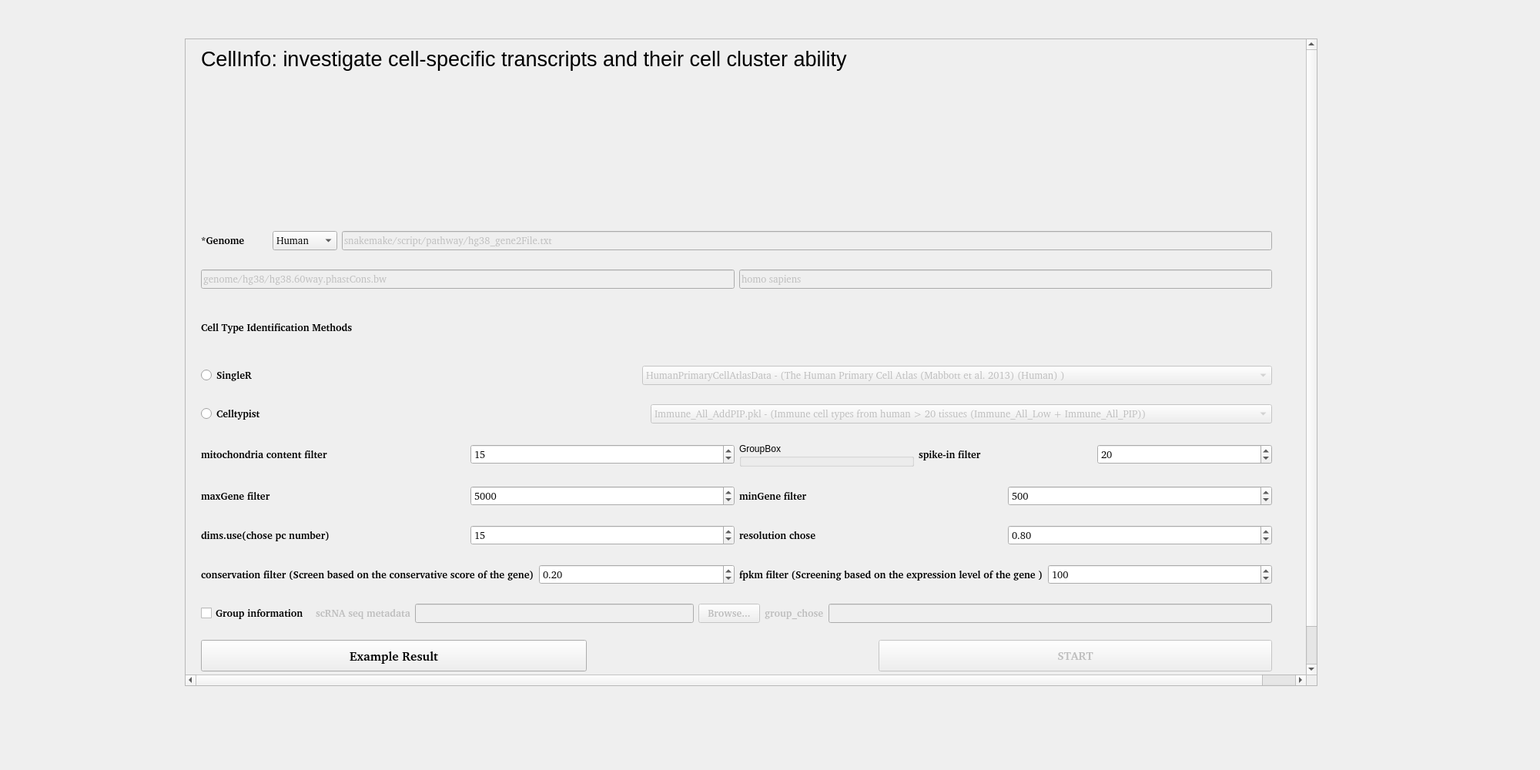
<?xml version="1.0" encoding="UTF-8"?>
<ui version="4.0">
 <class>DataAnalysis</class>
 <widget class="QWidget" name="DataAnalysis">
  <property name="geometry">
   <rect>
    <x>0</x>
    <y>0</y>
    <width>2000</width>
    <height>1000</height>
   </rect>
  </property>
  <property name="windowTitle">
   <string>Form</string>
  </property>
  <widget class="QScrollArea" name="scrollArea">
   <property name="geometry">
    <rect>
     <x>240</x>
     <y>50</y>
     <width>1471</width>
     <height>841</height>
    </rect>
   </property>
   <property name="widgetResizable">
    <bool>false</bool>
   </property>
   <widget class="QWidget" name="scrollAreaWidgetContents">
    <property name="geometry">
     <rect>
      <x>0</x>
      <y>0</y>
      <width>1500</width>
      <height>879</height>
     </rect>
    </property>
    <widget class="QLabel" name="label_3">
     <property name="geometry">
      <rect>
       <x>20</x>
       <y>0</y>
       <width>1061</width>
       <height>51</height>
      </rect>
     </property>
     <property name="font">
      <font>
       <pointsize>20</pointsize>
       <italic>false</italic>
      </font>
     </property>
     <property name="text">
      <string>CellInfo: investigate cell-specific transcripts and their cell cluster ability</string>
     </property>
    </widget>
    <widget class="QWidget" name="">
     <property name="geometry">
      <rect>
       <x>20</x>
       <y>230</y>
       <width>1391</width>
       <height>551</height>
      </rect>
     </property>
     <layout class="QVBoxLayout" name="verticalLayout">
      <item>
       <layout class="QHBoxLayout" name="horizontalLayout_6">
        <item>
         <layout class="QHBoxLayout" name="horizontalLayout_5">
          <item>
           <widget class="QLabel" name="label">
            <property name="font">
             <font>
              <family>Arial [TMC ]</family>
              <pointsize>10</pointsize>
              <weight>75</weight>
              <italic>false</italic>
              <bold>true</bold>
             </font>
            </property>
            <property name="text">
             <string>*Genome        </string>
            </property>
           </widget>
          </item>
          <item>
           <widget class="QComboBox" name="comboBox_genome">
            <property name="font">
             <font>
              <family>Arial [TMC ]</family>
              <pointsize>10</pointsize>
              <weight>50</weight>
              <italic>false</italic>
              <bold>false</bold>
             </font>
            </property>
            <property name="mouseTracking">
             <bool>false</bool>
            </property>
            <property name="editable">
             <bool>false</bool>
            </property>
            <property name="currentText">
             <string>Human</string>
            </property>
            <property name="currentIndex">
             <number>0</number>
            </property>
            <item>
             <property name="text">
              <string>Human</string>
             </property>
            </item>
            <item>
             <property name="text">
              <string>Mouse</string>
             </property>
            </item>
            <item>
             <property name="text">
              <string>Fly</string>
             </property>
            </item>
            <item>
             <property name="text">
              <string>Zebrafish</string>
             </property>
            </item>
           </widget>
          </item>
         </layout>
        </item>
        <item>
         <widget class="QLineEdit" name="line_pathway">
          <property name="enabled">
           <bool>false</bool>
          </property>
          <property name="font">
           <font>
            <family>Arial [TMC ]</family>
            <pointsize>10</pointsize>
            <italic>false</italic>
           </font>
          </property>
          <property name="text">
           <string>snakemake/script/pathway/hg38_gene2File.txt</string>
          </property>
         </widget>
        </item>
       </layout>
      </item>
      <item>
       <layout class="QHBoxLayout" name="horizontalLayout_2">
        <item>
         <widget class="QLineEdit" name="line_phsatCon">
          <property name="enabled">
           <bool>false</bool>
          </property>
          <property name="font">
           <font>
            <family>Arial [TMC ]</family>
            <pointsize>10</pointsize>
            <weight>50</weight>
            <italic>false</italic>
            <bold>false</bold>
           </font>
          </property>
          <property name="text">
           <string>genome/hg38/hg38.60way.phastCons.bw</string>
          </property>
         </widget>
        </item>
        <item>
         <widget class="QLineEdit" name="line_specie">
          <property name="enabled">
           <bool>false</bool>
          </property>
          <property name="font">
           <font>
            <family>Arial [TMC ]</family>
            <pointsize>10</pointsize>
            <weight>50</weight>
            <italic>false</italic>
            <bold>false</bold>
           </font>
          </property>
          <property name="text">
           <string>homo sapiens</string>
          </property>
         </widget>
        </item>
       </layout>
      </item>
      <item>
       <widget class="QLabel" name="label_8">
        <property name="maximumSize">
         <size>
          <width>1403</width>
          <height>50</height>
         </size>
        </property>
        <property name="font">
         <font>
          <family>Arial [TMC ]</family>
          <pointsize>10</pointsize>
          <weight>75</weight>
          <italic>false</italic>
          <bold>true</bold>
         </font>
        </property>
        <property name="text">
         <string>Cell Type Identification Methods</string>
        </property>
       </widget>
      </item>
      <item>
       <layout class="QHBoxLayout" name="horizontalLayout_21">
        <item>
         <widget class="QRadioButton" name="SingleR">
          <property name="font">
           <font>
            <family>Arial [TMC ]</family>
            <pointsize>10</pointsize>
            <weight>75</weight>
            <italic>false</italic>
            <bold>true</bold>
           </font>
          </property>
          <property name="text">
           <string>SingleR   </string>
          </property>
         </widget>
        </item>
        <item>
         <widget class="QComboBox" name="SingleR_comboBox">
          <property name="enabled">
           <bool>false</bool>
          </property>
          <property name="font">
           <font>
            <family>Arial [TMC ]</family>
            <pointsize>10</pointsize>
            <italic>false</italic>
           </font>
          </property>
          <property name="sizeAdjustPolicy">
           <enum>QComboBox::AdjustToContents</enum>
          </property>
          <item>
           <property name="text">
            <string>HumanPrimaryCellAtlasData - (The Human Primary Cell Atlas (Mabbott et al. 2013) (Human) )</string>
           </property>
          </item>
          <item>
           <property name="text">
            <string>BlueprintEncodeData - (Blueprint (Martens and Stunnenberg 2013) and Encode (The ENCODE Project Consortium 2012) (Human) )</string>
           </property>
          </item>
          <item>
           <property name="text">
            <string>DatabaseImmuneCellExpressionData - (The Database for Immune Cell Expression(/eQTLs/Epigenomics)(Schmiedel et al. 2018) (Human) )</string>
           </property>
          </item>
          <item>
           <property name="text">
            <string>MonacoImmuneData - (Monaco Immune Cell Data - GSE107011 (Monaco et al. 2019) (Human) )</string>
           </property>
          </item>
          <item>
           <property name="text">
            <string>NovershternHematopoieticData - (Novershtern Hematopoietic Cell Data - GSE24759) (Human) )</string>
           </property>
          </item>
          <item>
           <property name="text">
            <string>ImmGenData - (the murine ImmGen (Heng et al. 2008) (Mouse) )</string>
           </property>
          </item>
          <item>
           <property name="text">
            <string>MouseRNAseqData - (A collection of mouse data sets downloaded from GEO (Benayoun et al. 2019)  (Mouse) )</string>
           </property>
          </item>
         </widget>
        </item>
       </layout>
      </item>
      <item>
       <layout class="QHBoxLayout" name="horizontalLayout_22">
        <item>
         <widget class="QRadioButton" name="Celltypist">
          <property name="enabled">
           <bool>true</bool>
          </property>
          <property name="font">
           <font>
            <family>Arial [TMC ]</family>
            <pointsize>10</pointsize>
            <weight>75</weight>
            <italic>false</italic>
            <bold>true</bold>
           </font>
          </property>
          <property name="text">
           <string>Celltypist</string>
          </property>
         </widget>
        </item>
        <item>
         <widget class="QComboBox" name="Celltypist_comboBox">
          <property name="enabled">
           <bool>false</bool>
          </property>
          <property name="font">
           <font>
            <family>Arial [TMC ]</family>
            <pointsize>10</pointsize>
            <italic>false</italic>
           </font>
          </property>
          <property name="sizeAdjustPolicy">
           <enum>QComboBox::AdjustToContents</enum>
          </property>
          <item>
           <property name="text">
            <string>Immune_All_AddPIP.pkl - (Immune cell types from human &gt; 20 tissues (Immune_All_Low + Immune_All_PIP))</string>
           </property>
          </item>
          <item>
           <property name="text">
            <string>Cells_Fetal_Lung.pkl - (146 cell types of human embryonic and fetal lung)</string>
           </property>
          </item>
          <item>
           <property name="text">
            <string>Cells_Intestinal_Tract.pkl - (134 intestinal cell types from fetal, child and adult gut)</string>
           </property>
          </item>
          <item>
           <property name="text">
            <string>Cells_Lung_Airway.pkl - (78 cell populations of scRNA from five locations in human lung and airway)</string>
           </property>
          </item>
          <item>
           <property name="text">
            <string>COVID19_Immune_Landscape.pkl - (64 immune subtypes extracted from the lungs and blood of COVID-19 patients and healthy controls)</string>
           </property>
          </item>
          <item>
           <property name="text">
            <string>Developing_Mouse_Brain.pkl - (174 cell types of mouse embryonic brain from gastrulation to birth)</string>
           </property>
          </item>
          <item>
           <property name="text">
            <string>Healthy_COVID19_PBMC.pkl - (51 types of monocytes in peripheral blood of healthy and COVID-19 individuals)</string>
           </property>
          </item>
          <item>
           <property name="text">
            <string>Human_Lung_Atlas.pkl - (Human Lung Cell Atlas (HLCA) integrating 46 human respiratory system datasets, totaling 58 cell types)</string>
           </property>
          </item>
          <item>
           <property name="text">
            <string>Immune_All_High.pkl - (32 immune cell subsets in 20 tissues from 19 studies)</string>
           </property>
          </item>
          <item>
           <property name="text">
            <string>Immune_All_Low.pkl - (90 immune cell subsets in 20 tissues from 19 studies)</string>
           </property>
          </item>
          <item>
           <property name="text">
            <string>Immune_All_PIP.pkl - (41 immune cell types from 16 adult tissues)</string>
           </property>
          </item>
          <item>
           <property name="text">
            <string>Nuclei_Lung_Airway.pkl - (78 subpopulations from five locations in the human lung and airway)</string>
           </property>
          </item>
          <item>
           <property name="text">
            <string>Pan_Fetal_Human.pkl - (138 stromal and immune subsets from human fetuses)</string>
           </property>
          </item>
         </widget>
        </item>
       </layout>
      </item>
      <item>
       <layout class="QHBoxLayout" name="horizontalLayout_17">
        <item>
         <layout class="QHBoxLayout" name="horizontalLayout_16">
          <item>
           <widget class="QLabel" name="label_17">
            <property name="font">
             <font>
              <family>Arial [TMC ]</family>
              <pointsize>10</pointsize>
              <weight>75</weight>
              <italic>false</italic>
              <bold>true</bold>
             </font>
            </property>
            <property name="text">
             <string>mitochondria content filter</string>
            </property>
           </widget>
          </item>
          <item>
           <widget class="QSpinBox" name="spinBox_mt">
            <property name="font">
             <font>
              <family>Arial [TMC ]</family>
              <pointsize>10</pointsize>
              <weight>50</weight>
              <italic>false</italic>
              <bold>false</bold>
             </font>
            </property>
            <property name="value">
             <number>15</number>
            </property>
           </widget>
          </item>
         </layout>
        </item>
        <item>
         <layout class="QHBoxLayout" name="horizontalLayout_7">
          <item>
           <widget class="QGroupBox" name="groupBox">
            <property name="title">
             <string>GroupBox</string>
            </property>
           </widget>
          </item>
          <item>
           <widget class="QLabel" name="label_15">
            <property name="font">
             <font>
              <family>Arial [TMC ]</family>
              <pointsize>10</pointsize>
              <weight>75</weight>
              <italic>false</italic>
              <bold>true</bold>
             </font>
            </property>
            <property name="text">
             <string>spike-in filter</string>
            </property>
           </widget>
          </item>
          <item>
           <widget class="QSpinBox" name="spinBox_ercc">
            <property name="font">
             <font>
              <family>Arial [TMC ]</family>
              <pointsize>10</pointsize>
              <weight>50</weight>
              <italic>false</italic>
              <bold>false</bold>
             </font>
            </property>
            <property name="value">
             <number>20</number>
            </property>
           </widget>
          </item>
         </layout>
        </item>
       </layout>
      </item>
      <item>
       <layout class="QHBoxLayout" name="horizontalLayout_8">
        <item>
         <layout class="QHBoxLayout" name="horizontalLayout_9">
          <item>
           <widget class="QLabel" name="label_11">
            <property name="font">
             <font>
              <family>Arial [TMC ]</family>
              <pointsize>10</pointsize>
              <weight>75</weight>
              <italic>false</italic>
              <bold>true</bold>
             </font>
            </property>
            <property name="text">
             <string>maxGene filter</string>
            </property>
           </widget>
          </item>
          <item>
           <widget class="QSpinBox" name="spinBox_max">
            <property name="font">
             <font>
              <family>Arial [TMC ]</family>
              <pointsize>10</pointsize>
              <weight>50</weight>
              <italic>false</italic>
              <bold>false</bold>
             </font>
            </property>
            <property name="maximum">
             <number>20000</number>
            </property>
            <property name="value">
             <number>5000</number>
            </property>
           </widget>
          </item>
         </layout>
        </item>
        <item>
         <layout class="QHBoxLayout" name="horizontalLayout_3">
          <item>
           <widget class="QLabel" name="label_9">
            <property name="font">
             <font>
              <family>Arial [TMC ]</family>
              <pointsize>10</pointsize>
              <weight>75</weight>
              <italic>false</italic>
              <bold>true</bold>
             </font>
            </property>
            <property name="text">
             <string>minGene filter</string>
            </property>
           </widget>
          </item>
          <item>
           <widget class="QSpinBox" name="spinBox_min">
            <property name="font">
             <font>
              <family>Arial [TMC ]</family>
              <pointsize>10</pointsize>
              <weight>50</weight>
              <italic>false</italic>
              <bold>false</bold>
             </font>
            </property>
            <property name="maximum">
             <number>10000</number>
            </property>
            <property name="value">
             <number>500</number>
            </property>
           </widget>
          </item>
         </layout>
        </item>
       </layout>
      </item>
      <item>
       <layout class="QHBoxLayout" name="horizontalLayout_18">
        <item>
         <layout class="QHBoxLayout" name="horizontalLayout_10">
          <item>
           <widget class="QLabel" name="label_12">
            <property name="font">
             <font>
              <family>Arial [TMC ]</family>
              <pointsize>10</pointsize>
              <weight>75</weight>
              <italic>false</italic>
              <bold>true</bold>
             </font>
            </property>
            <property name="text">
             <string>dims.use(chose pc number)</string>
            </property>
           </widget>
          </item>
          <item>
           <widget class="QSpinBox" name="spinBox_pc">
            <property name="font">
             <font>
              <family>Arial [TMC ]</family>
              <pointsize>10</pointsize>
              <weight>50</weight>
              <italic>false</italic>
              <bold>false</bold>
             </font>
            </property>
            <property name="maximum">
             <number>10000</number>
            </property>
            <property name="value">
             <number>15</number>
            </property>
           </widget>
          </item>
         </layout>
        </item>
        <item>
         <layout class="QHBoxLayout" name="horizontalLayout_14">
          <item>
           <widget class="QLabel" name="label_16">
            <property name="font">
             <font>
              <family>Arial [TMC ]</family>
              <pointsize>10</pointsize>
              <weight>75</weight>
              <italic>false</italic>
              <bold>true</bold>
             </font>
            </property>
            <property name="text">
             <string>resolution chose</string>
            </property>
           </widget>
          </item>
          <item>
           <widget class="QDoubleSpinBox" name="doubleSpinBox_resolution">
            <property name="font">
             <font>
              <family>Arial [TMC ]</family>
              <pointsize>10</pointsize>
              <weight>50</weight>
              <italic>false</italic>
              <bold>false</bold>
             </font>
            </property>
            <property name="decimals">
             <number>2</number>
            </property>
            <property name="singleStep">
             <double>0.100000000000000</double>
            </property>
            <property name="value">
             <double>0.800000000000000</double>
            </property>
           </widget>
          </item>
         </layout>
        </item>
       </layout>
      </item>
      <item>
       <layout class="QHBoxLayout" name="horizontalLayout_15">
        <item>
         <layout class="QHBoxLayout" name="horizontalLayout_12">
          <item>
           <widget class="QLabel" name="label_13">
            <property name="font">
             <font>
              <family>Arial [TMC ]</family>
              <pointsize>10</pointsize>
              <weight>75</weight>
              <italic>false</italic>
              <bold>true</bold>
             </font>
            </property>
            <property name="text">
             <string>conservation filter (Screen based on the conservative score of the gene)</string>
            </property>
           </widget>
          </item>
          <item>
           <widget class="QDoubleSpinBox" name="doubleSpinBox_conservation">
            <property name="font">
             <font>
              <family>Arial [TMC ]</family>
              <pointsize>10</pointsize>
              <italic>false</italic>
             </font>
            </property>
            <property name="singleStep">
             <double>0.100000000000000</double>
            </property>
            <property name="value">
             <double>0.200000000000000</double>
            </property>
           </widget>
          </item>
         </layout>
        </item>
        <item>
         <layout class="QHBoxLayout" name="horizontalLayout_13">
          <item>
           <widget class="QLabel" name="label_14">
            <property name="font">
             <font>
              <family>Arial [TMC ]</family>
              <pointsize>10</pointsize>
              <weight>75</weight>
              <italic>false</italic>
              <bold>true</bold>
             </font>
            </property>
            <property name="text">
             <string>fpkm filter (Screening based on the expression level of the gene )</string>
            </property>
           </widget>
          </item>
          <item>
           <widget class="QSpinBox" name="spinBox_fpkm">
            <property name="font">
             <font>
              <family>Arial [TMC ]</family>
              <pointsize>10</pointsize>
              <weight>50</weight>
              <italic>false</italic>
              <bold>false</bold>
             </font>
            </property>
            <property name="maximum">
             <number>10000</number>
            </property>
            <property name="value">
             <number>100</number>
            </property>
           </widget>
          </item>
         </layout>
        </item>
       </layout>
      </item>
      <item>
       <layout class="QHBoxLayout" name="horizontalLayout_19">
        <item>
         <widget class="QCheckBox" name="checkBox_group">
          <property name="font">
           <font>
            <family>Arial [TMC ]</family>
            <pointsize>10</pointsize>
            <weight>75</weight>
            <italic>false</italic>
            <bold>true</bold>
           </font>
          </property>
          <property name="text">
           <string>Group information </string>
          </property>
         </widget>
        </item>
        <item>
         <layout class="QHBoxLayout" name="horizontalLayout">
          <item>
           <layout class="QHBoxLayout" name="horizontalLayout_11">
            <item>
             <layout class="QHBoxLayout" name="horizontalLayout_4">
              <item>
               <widget class="QLabel" name="label_10">
                <property name="enabled">
                 <bool>false</bool>
                </property>
                <property name="font">
                 <font>
                  <family>Arial [TMC ]</family>
                  <pointsize>10</pointsize>
                  <weight>75</weight>
                  <italic>false</italic>
                  <bold>true</bold>
                 </font>
                </property>
                <property name="text">
                 <string>scRNA seq metadata</string>
                </property>
               </widget>
              </item>
              <item>
               <widget class="QLineEdit" name="line_metadata">
                <property name="enabled">
                 <bool>false</bool>
                </property>
                <property name="font">
                 <font>
                  <family>Arial [TMC ]</family>
                  <pointsize>10</pointsize>
                  <weight>50</weight>
                  <italic>false</italic>
                  <bold>false</bold>
                 </font>
                </property>
               </widget>
              </item>
             </layout>
            </item>
            <item>
             <widget class="QPushButton" name="browse_metadata">
              <property name="enabled">
               <bool>false</bool>
              </property>
              <property name="font">
               <font>
                <family>Arial [TMC ]</family>
                <pointsize>10</pointsize>
                <weight>75</weight>
                <italic>false</italic>
                <bold>true</bold>
               </font>
              </property>
              <property name="text">
               <string>Browse...</string>
              </property>
             </widget>
            </item>
           </layout>
          </item>
          <item>
           <widget class="QLabel" name="label_2">
            <property name="enabled">
             <bool>false</bool>
            </property>
            <property name="font">
             <font>
              <family>Arial [TMC ]</family>
              <pointsize>10</pointsize>
              <weight>75</weight>
              <italic>false</italic>
              <bold>true</bold>
             </font>
            </property>
            <property name="text">
             <string>group_chose</string>
            </property>
           </widget>
          </item>
          <item>
           <widget class="QLineEdit" name="line_group">
            <property name="enabled">
             <bool>false</bool>
            </property>
            <property name="font">
             <font>
              <family>Arial [TMC ]</family>
              <pointsize>10</pointsize>
              <weight>50</weight>
              <italic>false</italic>
              <bold>false</bold>
             </font>
            </property>
           </widget>
          </item>
         </layout>
        </item>
       </layout>
      </item>
     </layout>
    </widget>
    <widget class="QPushButton" name="config">
     <property name="geometry">
      <rect>
       <x>20</x>
       <y>780</y>
       <width>501</width>
       <height>41</height>
      </rect>
     </property>
     <property name="font">
      <font>
       <family>Arial [TMC ]</family>
       <pointsize>12</pointsize>
       <weight>75</weight>
       <italic>false</italic>
       <bold>true</bold>
      </font>
     </property>
     <property name="text">
      <string>Example Result</string>
     </property>
    </widget>
    <widget class="QPushButton" name="start">
     <property name="enabled">
      <bool>false</bool>
     </property>
     <property name="geometry">
      <rect>
       <x>900</x>
       <y>780</y>
       <width>511</width>
       <height>41</height>
      </rect>
     </property>
     <property name="font">
      <font>
       <family>Arial [TMC ]</family>
       <pointsize>11</pointsize>
       <weight>75</weight>
       <italic>false</italic>
       <bold>true</bold>
      </font>
     </property>
     <property name="text">
      <string>START</string>
     </property>
    </widget>
    <widget class="QWidget" name="">
     <property name="geometry">
      <rect>
       <x>20</x>
       <y>50</y>
       <width>1391</width>
       <height>181</height>
      </rect>
     </property>
     <layout class="QHBoxLayout" name="horizontalLayout_20">
      <item>
       <widget class="QLabel" name="label_4">
        <property name="styleSheet">
         <string notr="true">border-image: url(:/new/images/images/example_result/protein_VariableFeatures.png);</string>
        </property>
        <property name="text">
         <string/>
        </property>
       </widget>
      </item>
      <item>
       <widget class="QLabel" name="label_7">
        <property name="styleSheet">
         <string notr="true">border-image: url(:/new/images/images/example_result/unannotated_marker.PNG);</string>
        </property>
        <property name="text">
         <string/>
        </property>
       </widget>
      </item>
      <item>
       <widget class="QLabel" name="label_6">
        <property name="styleSheet">
         <string notr="true">border-image: url(:/new/images/images/example_result/top10_marker.png);</string>
        </property>
        <property name="text">
         <string/>
        </property>
       </widget>
      </item>
      <item>
       <widget class="QLabel" name="label_5">
        <property name="styleSheet">
         <string notr="true">border-image: url(:/new/images/images/example_result/UMAP.png);
border-image: url(:/new/images/images/example_result/celltype_marker_1.PNG);</string>
        </property>
        <property name="text">
         <string/>
        </property>
       </widget>
      </item>
     </layout>
    </widget>
   </widget>
  </widget>
 </widget>
 <resources/>
 <connections/>
</ui>
